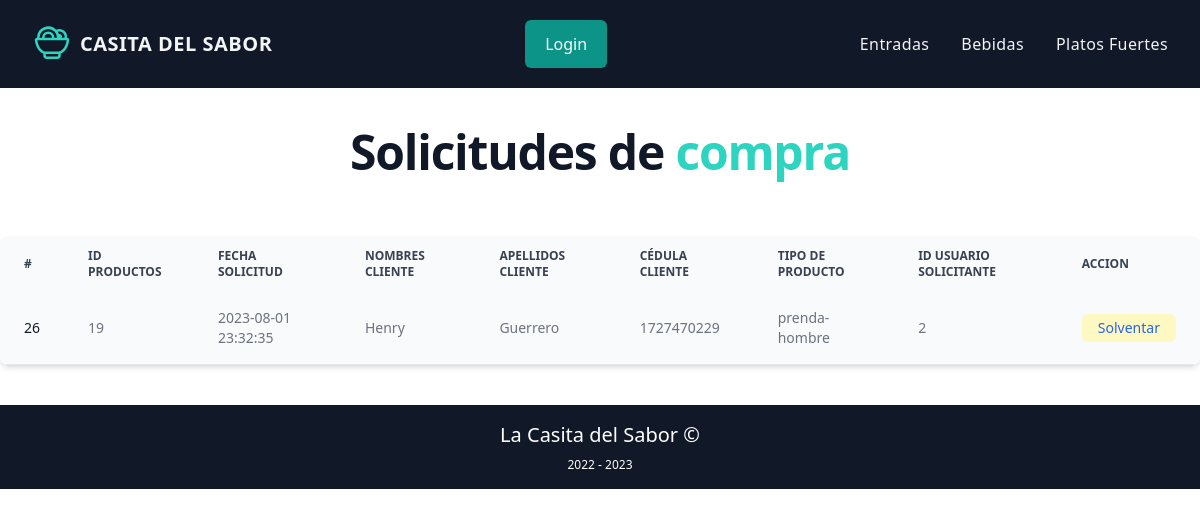
Before: /index.php/admins/solicitudesCompra with the older database file.
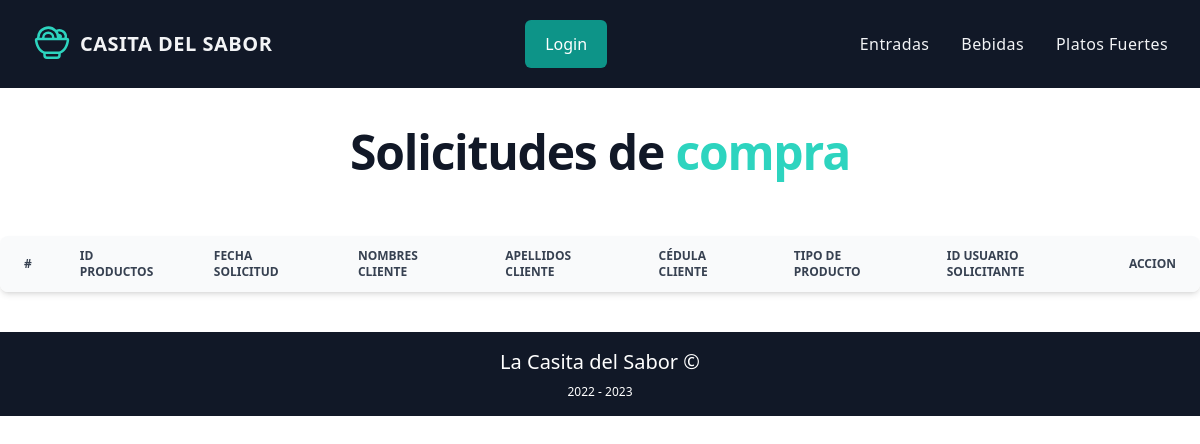
After: the same page with the newer database file.
### tables this page shows
CREATE TABLE IF NOT EXISTS `solicitudcompra` (
  `id_soC` int NOT NULL AUTO_INCREMENT,
  `listaProds_soC` varchar(200) DEFAULT NULL,
  `fechaCreac_soC` timestamp NOT NULL DEFAULT CURRENT_TIMESTAMP ON UPDATE CURRENT_TIMESTAMP,
  `nombre_soC` varchar(20) NOT NULL,
  `apellidos_soC` varchar(20) NOT NULL,
  `cedula_soC` int NOT NULL,
  `tipoProd_soC` varchar(20) NOT NULL,
  `fk_id_usuario` int NOT NULL,
  PRIMARY KEY (`id_soC`)
);

### application/controllers/Admins.php (called while the page is built, shortened)
<?php
class Admins extends CI_Controller
{
  public function __construct()
  {
    $this->load->model("Admin");
  }
  public function solicitudesCompra()
  {
    $data['listaSolicitudes'] = $this->Admin->getSolicitudes();
    $this->load->view('header');
    $this->load->view('admin/solicitudesdecompra', $data);
    $this->load->view('footer');
  }
}

### index.php (called while the page is built, shortened)
<?php
 require_once BASEPATH.'core/CodeIgniter.php';

### application/models/Admin.php (called while the page is built, shortened)
<?php
class Admin extends CI_Model
{
  public function getSolicitudes()
  {
    $solicitudes = $this->db->get('solicitudcompra');
    if ($solicitudes->num_rows() > 0) {
      return $solicitudes->result();
    } else {
      return false;
    }
  }
}

### application/views/admin/SolicitudesDeCompra.php (the view, shortened to what this page needs)
<div class="flex flex-col justify-center align-middle items-center">
  <h1 class="text-center mt-10 mb-5 font-sans text-5xl font-bold tracking-tight text-gray-900">Solicitudes de <span
      class="inline-block text-teal-400">compra</span></h1>
  <div class="relative overflow-x-auto shadow-md sm:rounded-lg  mt-10 mb-10">
    <table class="w-full text-sm text-left text-gray-500 dark:text-gray-400">
      <thead class="text-xs text-gray-700 uppercase bg-gray-50 dark:bg-gray-700 dark:text-gray-400">
        <tr>
          <th scope="col" class="px-6 py-3">
            #
          </th>
          <th scope="col" class="px-6 py-3">
            Id Productos
          </th>
          <th scope="col" class="px-6 py-3">
            Fecha Solicitud
          </th>
          <th scope="col" class="px-6 py-3">
            Nombres Cliente
          </th>
          <th scope="col" class="px-6 py-3">
            Apellidos Cliente
          </th>
          <th scope="col" class="px-6 py-3">
            Cédula Cliente
          </th>
          <th scope="col" class="px-6 py-3">
            Tipo de Producto
          </th>
          <th scope="col" class="px-6 py-3">
            Id Usuario Solicitante
          </th>
          <?php if ($this->session->userdata('usuario')->tipo_usu != 'user'): ?>
            <th scope="col" class="px-6 py-3">
              Accion
            </th>
          <?php endif; ?>
        </tr>
      </thead>
      <tbody>
        <?php if ($listaSolicitudes): ?>
          <?php foreach ($listaSolicitudes as $solicitud): ?>
            <tr class="border-b bg-gray-50 dark:bg-gray-800 dark:border-gray-700">
              <th scope="row" class="px-6 py-4 font-medium text-gray-900 whitespace-nowrap dark:text-white">
                <?php echo $solicitud->id_soC ?>
              </th>
              <td class="px-6 py-4">
                <?php echo $solicitud->listaProds_soC ?>
              </td>
              <td class="px-6 py-4">
                <?php echo $solicitud->fechaCreac_soC ?>
              </td>
              <td class="px-6 py-4">
                <?php echo $solicitud->nombre_soC ?>
              </td>
              <td class="px-6 py-4">
                <?php echo $solicitud->apellidos_soC ?>
              </td>
              <td class="px-6 py-4">
                <?php echo $solicitud->cedula_soC ?>
              </td>
              <td class="px-6 py-4">
                <?php echo $solicitud->tipoProd_soC ?>
              </td>
              <td class="px-6 py-4">
                <?php echo $solicitud->fk_id_usuario ?>
              </td>
              <?php if ($this->session->userdata('usuario')->tipo_usu != 'user'): ?>
                <td class="px-6 py-4">
                  <button id="solventarSolicitud<?php echo $solicitud->id_soC ?>"
                    class="font-medium text-blue-600 dark:text-blue-500 hover:underline bg-yellow-100 hover:bg-yellow-300 py-1 px-4 rounded-md">Solventar</button>
                </td>
              <?php endif; ?>
            </tr>
          <?php endforeach; ?>
        <?php endif; ?>
      </tbody>
    </table>
  </div>
</div>

### application/views/header.php (shortened to what this page needs)
<!DOCTYPE html>
<html lang="en">
<head>
  <link href="https://cdn.jsdelivr.net/npm/sweetalert2@11.7.0/dist/sweetalert2.min.css" rel="stylesheet">
  <link rel="stylesheet" href="https://cdnjs.cloudflare.com/ajax/libs/font-awesome/6.0.0/css/all.min.css" />
  <link rel="stylesheet" href="https://cdnjs.cloudflare.com/ajax/libs/hint.css/2.7.0/hint.min.css" />
  <link rel="stylesheet" href="https://cdn.jsdelivr.net/npm/tw-elements/dist/css/tw-elements.min.css" />
  <script src="https://cdn.tailwindcss.com/3.3.0"></script>
  <script src="https://cdn.tailwindcss.com/3.3.0"></script>
</head>
<body>
  <nav class="bg-gray-900">
    <div class="px-4 py-5 mx-auto sm:max-w-xl md:max-w-full lg:max-w-screen-xl md:px-24 lg:px-8">
      <div class="relative flex items-center justify-between">
        <a href="<?= base_url() ?>" aria-label="Company" title="Company" class="inline-flex items-center">
          <span class="ml-2 text-xl font-bold tracking-wide text-gray-100 uppercase">Casita del Sabor</span>
        </a>
        <?php if ($this->session->userdata('usuario')): ?>
          <?php $usuario = $this->session->userdata('usuario') ?>
          <div class="flex gap-2">
            <div class="flex justify-center">
              <div>
                <?php if ($this->session->userdata('usuario')->tipo_usu == 'user'): ?>
                  <div class="relative" data-te-dropdown-ref>
                    <a class="flex gap-5 bg-teal-600 px-5 py-3 rounded-md text-white hover:bg-teal-700 transition-all ease-in-out"
                      href="#" type="button" id="dropdownMenuButton2" data-te-dropdown-toggle-ref aria-expanded="false"
                      data-te-ripple-init data-te-ripple-color="light">
                      <svg xmlns="http://www.w3.org/2000/svg" fill="none" viewBox="0 0 24 24" stroke-width="1.5"
                        stroke="currentColor" class="w-6 h-6">
                        <path stroke-linecap="round" stroke-linejoin="round"
                          d="M15.75 6a3.75 3.75 0 11-7.5 0 3.75 3.75 0 017.5 0zM4.501 20.118a7.5 7.5 0 0114.998 0A17.933 17.933 0 0112 21.75c-2.676 0-5.216-.584-7.499-1.632z" />
                      </svg>
                      <?php echo $usuario->nombre_usu; ?>
                      <span class="ml-2 w-2">
                        <svg xmlns="http://www.w3.org/2000/svg" viewBox="0 0 20 20" fill="currentColor" class="h-5 w-5">
                          <path fill-rule="evenodd"
                            d="M5.23 7.21a.75.75 0 011.06.02L10 11.168l3.71-3.938a.75.75 0 111.08 1.04l-4.25 4.5a.75.75 0 01-1.08 0l-4.25-4.5a.75.75 0 01.02-1.06z"
                            clip-rule="evenodd" />
                        </svg>
                      </span>
                    </a>
                    <ul
                      class="absolute z-[1000] float-right m-0 hidden min-w-max list-none overflow-hidden rounded-lg border-none bg-white bg-clip-padding text-left text-base shadow-lg [&[data-te-dropdown-show]]:block"
                      aria-labelledby="dropdownMenuButton2" data-te-dropdown-menu-ref>
                      <li>
                        <a class="block w-full whitespace-nowrap bg-transparent px-4 py-2 text-sm font-normal text-neutral-700 hover:bg-neutral-200 active:text-neutral-800 active:no-underline disabled:pointer-events-none disabled:bg-transparent disabled:text-neutral-400"
                          href="<?php echo site_url('admins/solicitudescompra') ?>" data-te-dropdown-item-ref>Ver
                          solicitudes de compra</a>
                      </li>
                    </ul>
                  </div>
                <?php else: ?>
                  <div class="relative" data-te-dropdown-ref>
                    <a class="flex gap-5 bg-teal-600 px-5 py-3 rounded-md text-white hover:bg-teal-700 transition-all ease-in-out"
                      href="#" type="button" id="dropdownMenuButton2" data-te-dropdown-toggle-ref aria-expanded="false"
                      data-te-ripple-init data-te-ripple-color="light">
                      <svg xmlns="http://www.w3.org/2000/svg" fill="none" viewBox="0 0 24 24" stroke-width="1.5"
                        stroke="currentColor" class="w-6 h-6">
                        <path stroke-linecap="round" stroke-linejoin="round"
                          d="M15.75 6a3.75 3.75 0 11-7.5 0 3.75 3.75 0 017.5 0zM4.501 20.118a7.5 7.5 0 0114.998 0A17.933 17.933 0 0112 21.75c-2.676 0-5.216-.584-7.499-1.632z" />
                      </svg>
                      <?php echo $usuario->nombre_usu; ?>
                      <span class="ml-2 w-2">
                        <svg xmlns="http://www.w3.org/2000/svg" viewBox="0 0 20 20" fill="currentColor" class="h-5 w-5">
                          <path fill-rule="evenodd"
                            d="M5.23 7.21a.75.75 0 011.06.02L10 11.168l3.71-3.938a.75.75 0 111.08 1.04l-4.25 4.5a.75.75 0 01-1.08 0l-4.25-4.5a.75.75 0 01.02-1.06z"
                            clip-rule="evenodd" />
                        </svg>
                      </span>
                    </a>
                    <ul
                      class="absolute z-[1000] float-right m-0 hidden min-w-max list-none overflow-hidden rounded-lg border-none bg-white bg-clip-padding text-left text-base shadow-lg [&[data-te-dropdown-show]]:block"
                      aria-labelledby="dropdownMenuButton2" data-te-dropdown-menu-ref>
                      <li>
                        <a class="block w-full whitespace-nowrap bg-transparent px-4 py-2 text-sm font-normal text-neutral-700 hover:bg-neutral-200 active:text-neutral-800 active:no-underline disabled:pointer-events-none disabled:bg-transparent disabled:text-neutral-400"
                          href="<?php echo site_url('admins/solicitudescompra') ?>" data-te-dropdown-item-ref>Ver
                          solicitudes de compra</a>
                      </li>
                    </ul>
                  </div>
                <?php endif; ?>
              </div>
            </div>
            <a href="<?= base_url('index.php/Login/cerrarLogin'); ?>"
              class="flex gap-5 bg-red-600 px-5 py-3 rounded-md text-white hover:bg-red-700 transition-all ease-in-out"><svg
                xmlns="http://www.w3.org/2000/svg" fill="none" viewBox="0 0 24 24" stroke-width="1.5"
                stroke="currentColor" class="w-6 h-6">
                <path stroke-linecap="round" stroke-linejoin="round"
                  d="M15.75 9V5.25A2.25 2.25 0 0013.5 3h-6a2.25 2.25 0 00-2.25 2.25v13.5A2.25 2.25 0 007.5 21h6a2.25 2.25 0 002.25-2.25V15M12 9l-3 3m0 0l3 3m-3-3h12.75" />
              </svg>
              Cerrar Sesión</a>
          </div>
        <?php else: ?>
          <a href="<?= base_url('index.php/Login'); ?>"
            class="bg-teal-600 px-5 py-3 rounded-md text-white hover:bg-teal-700 transition-all ease-in-out">Login</a>
        <?php endif; ?>
        <?php if ($this->session->userdata('usuario') && $this->session->userdata('usuario')->tipo_usu == 'admin'): ?>
          <ul class="flex items-center  space-x-8 lg:flex">
            <li><a href="<?= base_url('index.php/Hombres/indexPriv') ?>"
                class="font-medium tracking-wide text-gray-100 transition-colors duration-200 hover:text-teal-400">Entradas</a>
            </li>
            <li><a href="<?= base_url('index.php/Mujeres/indexPriv') ?>"
                class=" font-medium tracking-wide text-gray-100 transition-colors duration-200 hover:text-teal-400">Bebidas</a>
            </li>
            <li><a href="<?= base_url('index.php/Tecnologias/indexPriv') ?>"
                class=" font-medium tracking-wide text-gray-100 transition-colors duration-200 hover:text-teal-400">Platos
                Fuertes</a>
            </li>
            <!-- <li><a href="<?= base_url('index.php/Alcoholes/indexPriv') ?>"
                class=" font-medium tracking-wide text-gray-100 transition-colors duration-200 hover:text-teal-400">Postres</a>
            </li> -->
          </ul>
        <?php else: ?>
          <ul class="flex items-center  space-x-8 lg:flex">
            <li><a href="<?= base_url('index.php/Hombres') ?>"
                class="font-medium tracking-wide text-gray-100 transition-colors duration-200 hover:text-teal-400">Entradas</a>
            </li>
            <li><a href="<?= base_url('index.php/Mujeres') ?>"
                class=" font-medium tracking-wide text-gray-100 transition-colors duration-200 hover:text-teal-400">Bebidas</a>
            </li>
            <li><a href="<?= base_url('index.php/Tecnologias') ?>"
                class=" font-medium tracking-wide text-gray-100 transition-colors duration-200 hover:text-teal-400">Platos
                Fuertes</a>
            </li>
          </ul>
        <?php endif; ?>
      </div>
    </div>
  </nav>

### application/views/footer.php (shortened to what this page needs)
<footer class="bg-gray-900">
  <h3 class="text-white text-center text-xl pt-4">La Casita del Sabor ©</h3>
  <p class="text-white text-center text-xs py-2 pb-4">2022 - 2023</p>
</footer>
</body>
</html>

Changed rows visible on the page:
removed solicitudcompra: id_soC "26", listaProds_soC "19", fechaCreac_soC "2023-08-01 23:32:35", nombre_soC "Henry", apellidos_soC "Guerrero", cedula_soC "1727470229", tipoProd_soC "prenda-hombre", fk_id_usuario "2"
